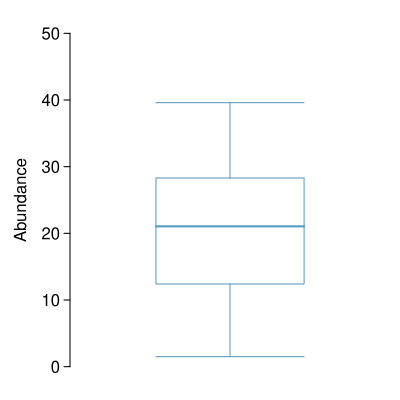

Recreate this plot in R.
library(openintro)
library(oibiostat)
data(forest.birds)
data(COL)

myPDF("forestbirdsAbundanceBox.pdf", 4, 4,
      mar = c(1, 3.5, 1, 0.5),
      mgp = c(2, 0.5, 0)
)

boxPlot(forest.birds$abundance,
        ylab = 'Abundance',
        ylim = c(0,50),
        pch = 19,
        pchCex = 1,
        lcol = COL[1],
        col = COL[1,3])

dev.off()
